Frame 1 (no input): blank canvas, image omitted
Frame 60 (the mouse pressed at the canvas centre just before this capture): blank canvas, image omitted
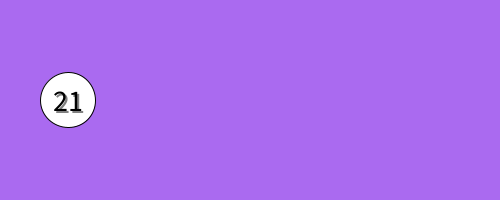
Frame 120 (the mouse held since frame 60 and released just before this capture)

The Processing sketch whose frames 1 and 60 were blank and that drew this single picture after the mouse press (run headless with seeded random() and noise(); from frame 60 on, the mouse is pressed at the canvas centre):

// Processing sketch: week14_3_pde
// ── week14_3_pde.pde
int []a=new int [47];
void setup()
{
  size(500,200);
  textSize(30);
  for(int i=0;i<47;i++) a[i]=i;
  for(int i=0;i<1000;i++)
  {
    int i1=(int)random(47);
    int i2=(int)random(47);
    int temp=a[i1]; a[i1]=a[i2]; a[i2]=temp;
  }
}
int N=0, rolling=0;
void draw()
{
 background(#AA6AF0);
 textAlign(CENTER,CENTER);
 for(int i=0;i<N;i++)
 {
   int x=i*80+40;
   if(i==N-1 && rolling>0) 
   {
     x+=rolling;
     rolling-=8;//滾動速度
   }
   fill(255); ellipse(  x,100,55,55);
   fill(128); text(a[i],x+2,100+2);
   fill(0); text(a[i],  x,100);//數字座標
 }
}
void mousePressed()
{
  rolling=500;//500-???*80
  N++;
}
